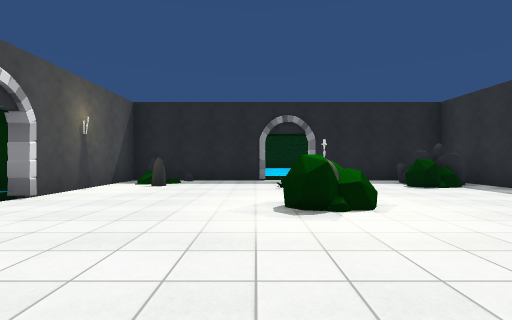
[1] (above)

19 first-person views from a walk through a 3-D level made in the Unity game engine. The camera is 1.3 m above the floor, looks level and sees 85° across. Doors are open. The floor is counted in squares, 2 m on a side. Each view is taken from the middle of a square. On the plan, view 1 faces up. The plan holds only what a view shows up to about 9 squares ahead; the rest is blank. The place goes on beyond the plan. The player is left out. Some animated figures are left out. Some surface patterns are stand-ins.

[2]
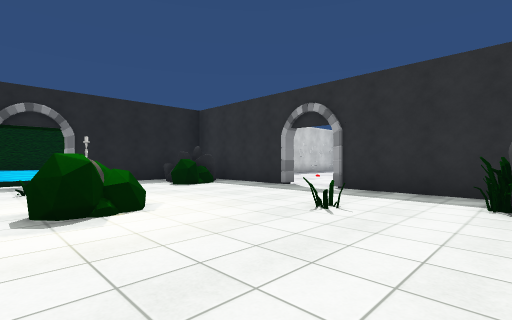

[3]
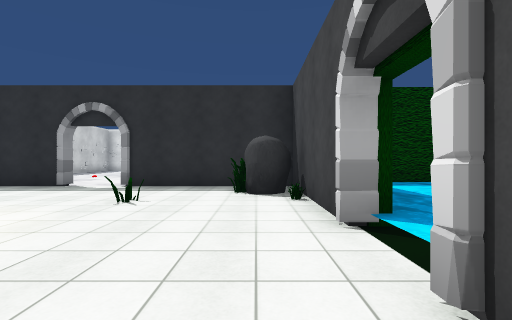

[4]
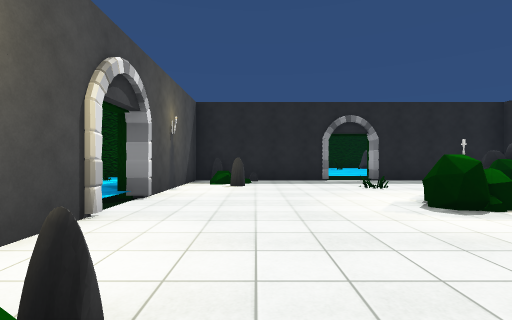

[5]
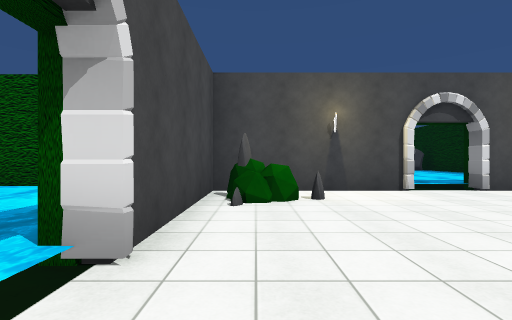

[6]
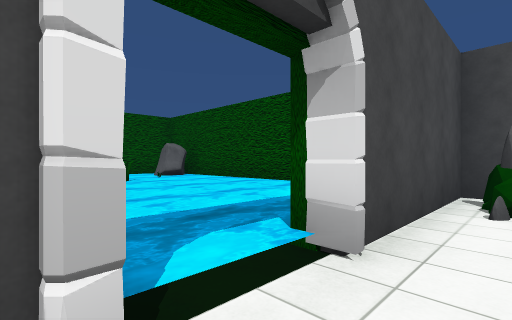

[7]
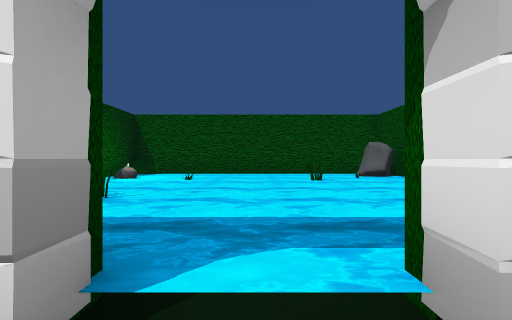

[8]
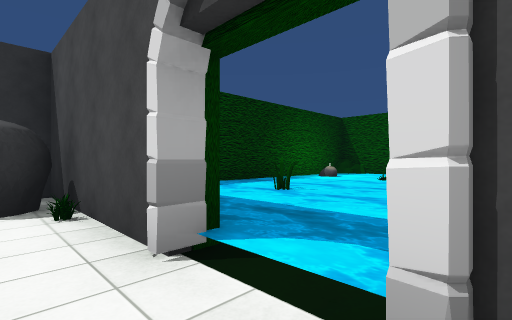

[9]
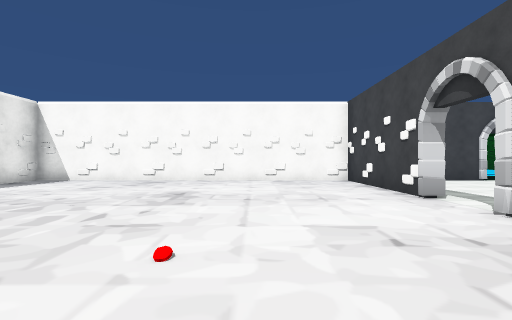

[10]
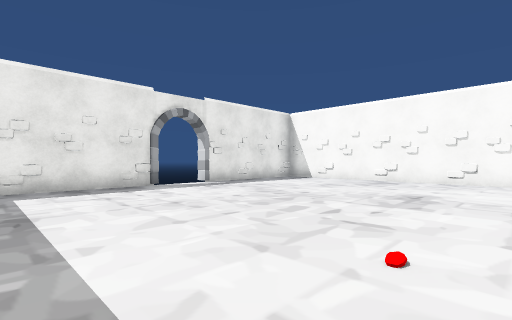

[11]
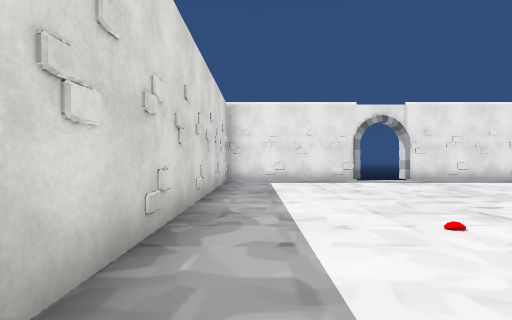

[12]
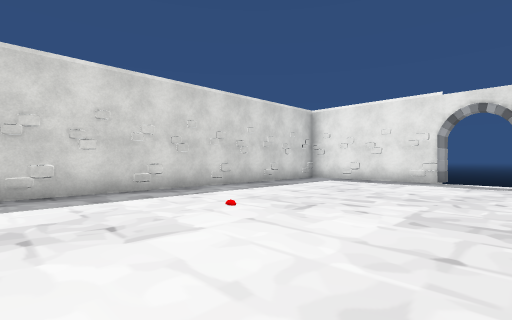

[13]
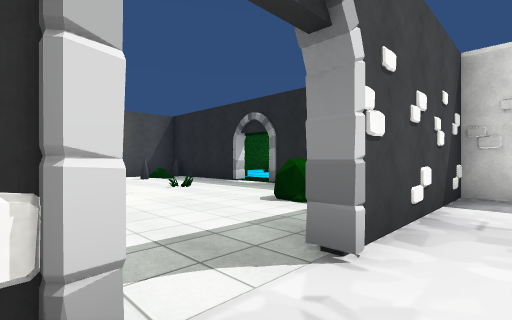

[14]
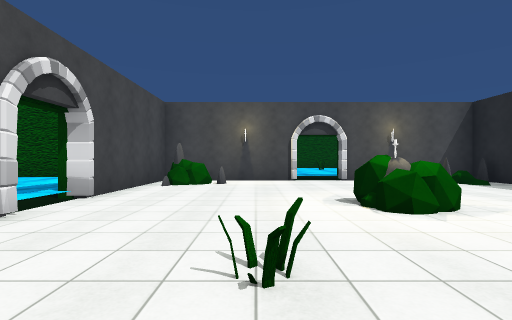

[15]
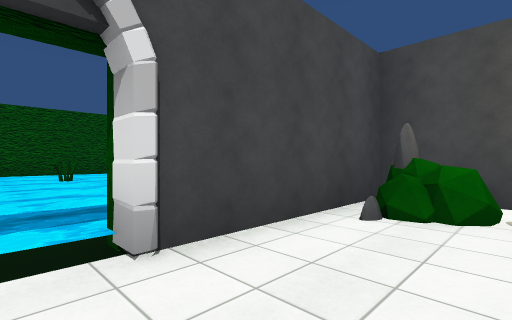

[16]
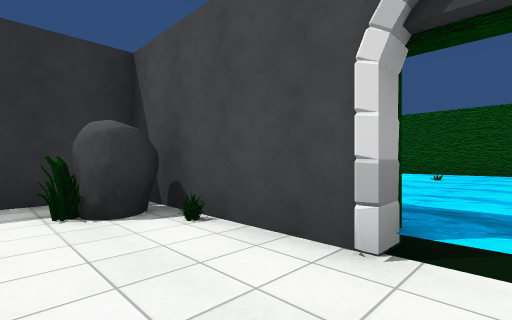

[17]
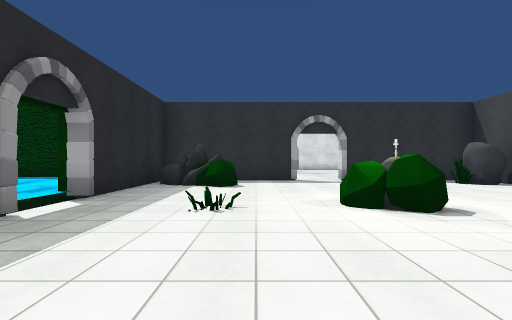

[18]
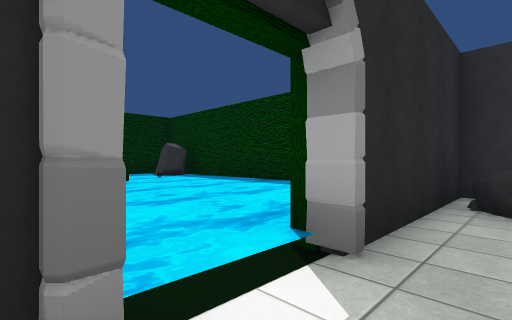

[19]
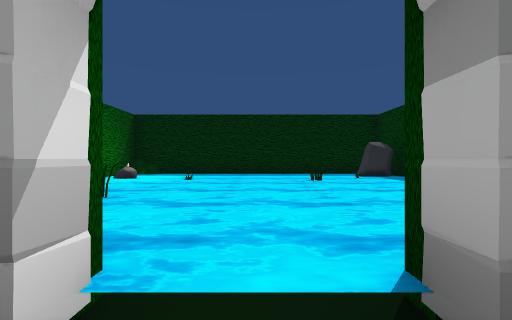

### Floor plan
Points are (right, up) in squares from view 1. A wall is a line through its corners. A room is listed if a view was taken in it or the views show most of it. See-through windows are left out.
Room 1 (views 1, 2, 3, 4, 5, 6, 7, 8, 14, 15, 16, 17, 18, 19)
walls: (-3.9, 3.4) (-3.9, -0.9) (0.3, -0.9); (0.3, 8.9) (-3.9, 8.9) (-3.9, 4.7); (1.7, -0.9) (3.4, -0.9); (5.9, 4.7) (5.9, 8.9) (1.7, 8.9); (4.4, -0.9) (5.9, -0.9) (5.9, 3.3)
ways out: open door at (6, 4) to room 2; open door at (-4, 4); open door at (1, -1); open door at (1, 9)
objects: rock (-3, 0); rock (-3, 1); rock (-3, 7); bush (-3, 8); rock (-3, 9); rock (1, 3); bush (1, 4); other object (1, 7); other object (3, 2); bush (4, 7) to (5, 7); other object (4, 8) to (5, 8); rock (5, 0); other object (5, 1)
Room 2 (views 9, 10, 11, 12, 13)
walls: (6.1, 3.3) (6.1, -0.9) (15.9, -0.9) (15.9, 3.3); (15.9, 4.7) (15.9, 8.9) (6.1, 8.9) (6.1, 4.7); (8.4, 8.9) (7.3, 9)
ways out: open door at (6, 4) to room 1; gap at (16, 4)
objects: other object (10, 6)

Positions as (right, up) in squares from view 1, and headings:
1: (0, 0), facing up
2: (0, 0), facing up-right
3: (-1, 0), facing right
4: (-2, 0), facing up
5: (2, 0), facing left
6: (2, 0), facing down-left
7: (1, 0), facing down
8: (0, 0), facing down-right
9: (9, 8), facing down
10: (9, 8), facing down-right
11: (7, 8), facing right
12: (7, 3), facing up-right
13: (7, 3), facing up-left
14: (5, 2), facing left
15: (1, 1), facing down-left
16: (1, 1), facing down-right
17: (-3, 6), facing right
18: (0, 8), facing up-right
19: (1, 8), facing up
